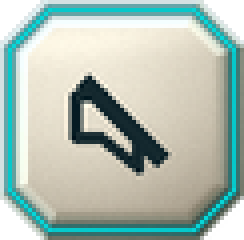
#> input picture assets/ui/hud40/KEY-MUTE.png, 61 x 60 px, given in place of PAINT-VAT-FRAME.png, which was not available (shown 4 times larger)
$ python hud40_cut.py ../assets/ui/hud40/KEY-MUTE.png
#> lines starting #> are read from the running program, lines starting #| are printed output that depends on the picture
"""hud-40b6 (2026-11-15): the match HUD pack = 40B4 base + 40B5 pipes + 40B6 rack / connectors, skill keys from 40B5 (= 40B4).
Copies the 4x cuts at 2x (half size, LANCZOS) into assets/ui/hud40/; MUTE / PAUSE keys are cut from the B6 MATCH proof through
KEY-CHAT's alpha (same canvas). Originals untouched. Run: python tools/hud40_cut.py <DIRECTOR-PACKAGE/deliveries>"""
import sys, os, json
from PIL import Image
D = sys.argv[1]
OUT = os.path.join(os.path.dirname(__file__), "..", "assets", "ui", "hud40")
os.makedirs(OUT, exist_ok=True)
B4, B5, B6, A = [os.path.join(D, "40-ui-hybrid-chamfer-" + s, "cut") for s in ("B4", "B5", "B6", "")]
A = os.path.join(D, "40-ui-hybrid-chamfer-A")
PICK = {
    B4: ["PAINT-VAT-FRAME", "MASK-VAT-GOO", "MASK-VAT-NEON-B4", "PAINT-VAT-GLASS", "PAINT-VAT-TICK-25", "PAINT-VAT-TICK-50",
         "PAINT-VAT-TICK-75", "PAINT-SCORE-FRAME", "PAINT-SCORE-4P-FRAME", "MASK-SCORE-TUBE", "PAINT-SCORE-TUBE-GLASS",
         "PAINT-SCORE-TIMER", "PAINT-SCORE-CAP", "PAINT-SCORE-CAP-4P", "MASK-SCORE-CAP-SEAT", "MASK-SCORE-CAP-SEAT-4P",
         "PAINT-TOPKEY-BRACKET", "KEY-CHAT", "KEY-DEBUG", "GEO-SKILL-KEY", "GEO-SKILL-KEY-2", "GEO-SKILL-KEY-3"],
    B5: ["PAINT-VAT-PIPE", "PAINT-SCORE-MOUNT-LEFT", "PAINT-SCORE-MOUNT-RIGHT", "PAINT-BRACKET-PIPE"],
    B6: ["PAINT-RACK-MAIN-SHAFT", "PAINT-RACK-TOP-ELBOW", "PAINT-RACK-TOP-EXTENSION", "PAINT-CONNECTOR-SAGE-T", "PAINT-SKILL-FEED",
         "PAINT-CONNECTOR-SKILL-T", "PAINT-CONNECTOR-SCORE"],
    A: ["MASK-SKILL-KEY%s-%s" % (k, m) for k in ("", "-2", "-3") for m in ("SEAT-RIM", "DIM", "ICON-WELL")],
}
def half(im):
    return im.resize((max(1, round(im.width / 2)), max(1, round(im.height / 2))), Image.LANCZOS)
info = {}
for src, names in PICK.items():
    for n in names:
        im = Image.open(os.path.join(src, n + ".png")).convert("RGBA")
#> im is the input picture: PIL image 61x60 RGBA; mean R, G, B, A 160.3, 176.5, 165.9, 237.9
        h = half(im)
#> in half, `return im.resize((max(1, round(im.width / 2)), max(1, round(im.height ..`:
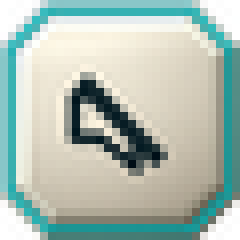
#> returned value: PIL image 30x30 RGBA (shown 8 times larger); mean R, G, B, A 162.8, 179.7, 169, 237.9; transparent parts drawn white
        h.save(os.path.join(OUT, n + ".png"), optimize=True)
        bb = h.getchannel("A").point(lambda a: 255 if a > 127 else 0).getbbox()
#> bb = (0, 0, 30, 30)
#> (the run stopped early here; a loop or call above may not have finished)

$ run again, on assets/ui/hud40/KEY-PAUSE.png
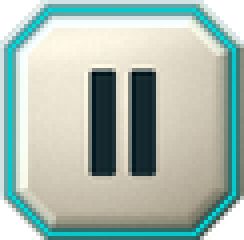
#> input picture assets/ui/hud40/KEY-PAUSE.png, 61 x 60 px, given in place of PAINT-VAT-FRAME.png, which was not available (shown 4 times larger)
#> im is the input picture: PIL image 61x60 RGBA; mean R, G, B, A 155, 172, 162.1, 237.9
#> in half, `return im.resize((max(1, round(im.width / 2)), max(1, round(im.height ..`:
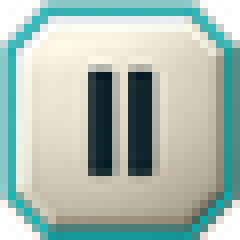
#> returned value: PIL image 30x30 RGBA (shown 8 times larger); mean R, G, B, A 157.7, 174.9, 164.8, 237.9; transparent parts drawn white
#> bb = (0, 0, 30, 30)

$ run again, on assets/ui/hud40/PAINT-SCORE-4P-FRAME.png
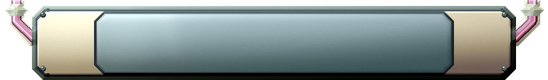
#> input picture assets/ui/hud40/PAINT-SCORE-4P-FRAME.png, 548 x 80 px, given in place of PAINT-VAT-FRAME.png, which was not available
#> im is the input picture: PIL image 548x80 RGBA; mean R, G, B, A 114.1, 124.8, 122, 215.3
#> in half, `return im.resize((max(1, round(im.width / 2)), max(1, round(im.height ..`:
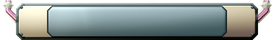
#> returned value: PIL image 274x40 RGBA; mean R, G, B, A 120.5, 131.5, 128.6, 215.3; transparent parts drawn white
#> bb = (2, 0, 272, 40)
